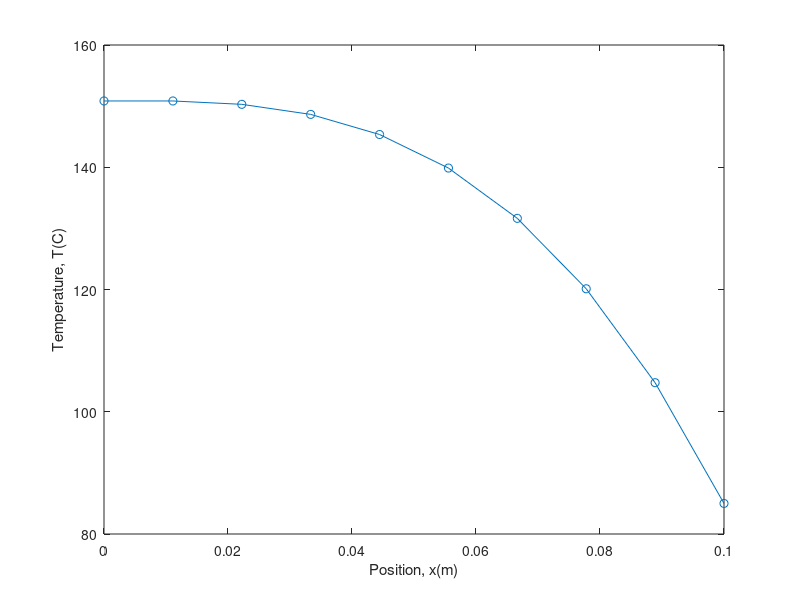

Reproduce this figure in MATLAB.
n = 10;
k = 1.5;
q = 6e5;
Too = 25;
h = 50;
L = 0.1;
x0 = 0;
dx = (L-x0)/(n-1);
x = (0:dx:L)';
T = zeros(n,1);

%setting up matrix
e = ones(n-1,1);
e(end) = 2;
f = -2*ones(n,1);
f(end) = f(end) - h/k*2*dx;
g = ones(n-1,1); 
g(1) = 2;
A = diag(e,-1) + diag(f) + diag(g,1);

b = -q.*x*dx^2/k.*ones(n,1);
b(end) = b(end) - Too*h/k*2*dx;

T = A\b;

plot(x,T(:,1),'o-');
xlabel('Position, x(m)'); ylabel('Temperature, T(C)');





% for i = 1:n
%     A(i,i) = -2;
%     if i>1
%         A(i,i-1) =1;
%     end
%     if i<n
%         A(i,i+1) = 1;
%     end
%     A(1,2) = 2;
%     A(end,end-1) = 2;
%     A(end,end) = -2+h/k*2*dx);
% end
